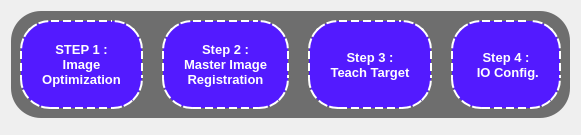
     <widget class="QWidget" name="tab_3">
      <attribute name="title">
       <string>IO Configure</string>
      </attribute>
      <layout class="QVBoxLayout" name="verticalLayout_2">
       <item>
        <widget class="QFrame" name="frame_8">
         <property name="styleSheet">
          <string notr="true">QFrame{
	border:none;
	border-radius:30%;
	color: rgb(255, 255, 255);
	background-color: rgb(110, 110, 110);
}
</string>
         </property>
         <property name="frameShape">
          <enum>QFrame::Shape::StyledPanel</enum>
         </property>
         <property name="frameShadow">
          <enum>QFrame::Shadow::Raised</enum>
         </property>
         <layout class="QHBoxLayout" name="horizontalLayout_7">
          <item>
           <widget class="QLabel" name="label_36">
            <property name="font">
             <font>
              <pointsize>10</pointsize>
              <bold>true</bold>
             </font>
            </property>
            <property name="styleSheet">
             <string notr="true">QLabel{
	padding:20px;
	border:2px dashed white;
	boarder-radius:20%;
	background-color: rgb(83, 26, 255);
}</string>
            </property>
            <property name="text">
             <string>STEP 1 :
Image
Optimization</string>
            </property>
            <property name="alignment">
             <set>Qt::AlignmentFlag::AlignCenter</set>
            </property>
           </widget>
          </item>
          <item alignment="">
           <widget class="QLabel" name="label_37">
            <property name="text">
             <string/>
            </property>
            <property name="pixmap">
             <pixmap resource="StaticAssets.qrc">:/Icons/Assets/Icons/icons8-forward-arrow-100.png</pixmap>
            </property>
           </widget>
          </item>
          <item>
           <widget class="QLabel" name="label_38">
            <property name="font">
             <font>
              <pointsize>10</pointsize>
              <bold>true</bold>
             </font>
            </property>
            <property name="styleSheet">
             <string notr="true">QLabel{
	padding:20px;
	border:2px dashed white;
	boarder-radius:20%;
	background-color: rgb(83, 26, 255);
}</string>
            </property>
            <property name="text">
             <string>Step 2 :
Master Image
Registration</string>
            </property>
            <property name="alignment">
             <set>Qt::AlignmentFlag::AlignCenter</set>
            </property>
           </widget>
          </item>
          <item alignment="">
           <widget class="QLabel" name="label_39">
            <property name="text">
             <string/>
            </property>
            <property name="pixmap">
             <pixmap resource="StaticAssets.qrc">:/Icons/Assets/Icons/icons8-forward-arrow-100.png</pixmap>
            </property>
           </widget>
          </item>
          <item>
           <widget class="QLabel" name="label_40">
            <property name="font">
             <font>
              <pointsize>10</pointsize>
              <bold>true</bold>
             </font>
            </property>
            <property name="styleSheet">
             <string notr="true">QLabel{
	padding:20px;
	border:2px dashed white;
	boarder-radius:20%;
	background-color: rgb(83, 26, 255);
}</string>
            </property>
            <property name="text">
             <string>Step 3 :
Teach Target</string>
            </property>
            <property name="alignment">
             <set>Qt::AlignmentFlag::AlignCenter</set>
            </property>
           </widget>
          </item>
          <item alignment="">
           <widget class="QLabel" name="label_41">
            <property name="text">
             <string/>
            </property>
            <property name="pixmap">
             <pixmap resource="StaticAssets.qrc">:/Icons/Assets/Icons/icons8-forward-arrow-100.png</pixmap>
            </property>
           </widget>
          </item>
          <item>
           <widget class="QLabel" name="label_42">
            <property name="font">
             <font>
              <pointsize>10</pointsize>
              <bold>true</bold>
             </font>
            </property>
            <property name="styleSheet">
             <string notr="true">QLabel{
	padding:20px;
	border:2px dashed white;
	boarder-radius:20%;
	background-color: rgb(83, 26, 255);
}</string>
            </property>
            <property name="text">
             <string>Step 4 :
 IO Config.</string>
            </property>
            <property name="alignment">
             <set>Qt::AlignmentFlag::AlignCenter</set>
            </property>
           </widget>
          </item>
         </layout>
        </widget>
       </item>
       <item>
        <widget class="QFrame" name="frame_9">
         <property name="sizePolicy">
          <sizepolicy hsizetype="Preferred" vsizetype="Expanding">
           <horstretch>0</horstretch>
           <verstretch>0</verstretch>
          </sizepolicy>
         </property>
         <property name="styleSheet">
          <string notr="true">QFrame{
	border:none;
	border-radius:30%;
	color: rgb(255, 255, 255);
	background-color: rgb(110, 110, 110);
}
</string>
         </property>
         <property name="frameShape">
          <enum>QFrame::Shape::StyledPanel</enum>
         </property>
         <property name="frameShadow">
          <enum>QFrame::Shadow::Raised</enum>
         </property>
        </widget>
       </item>
      </layout>
     </widget>
